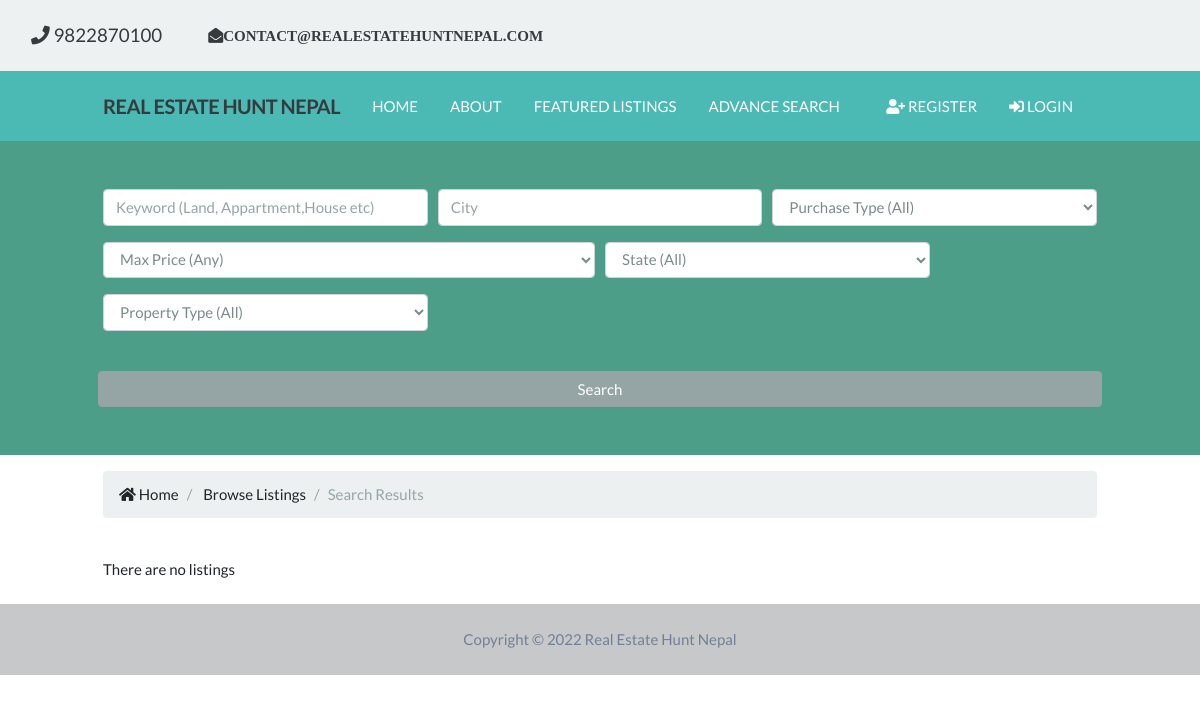
Page /listing/search on the earlier database version.
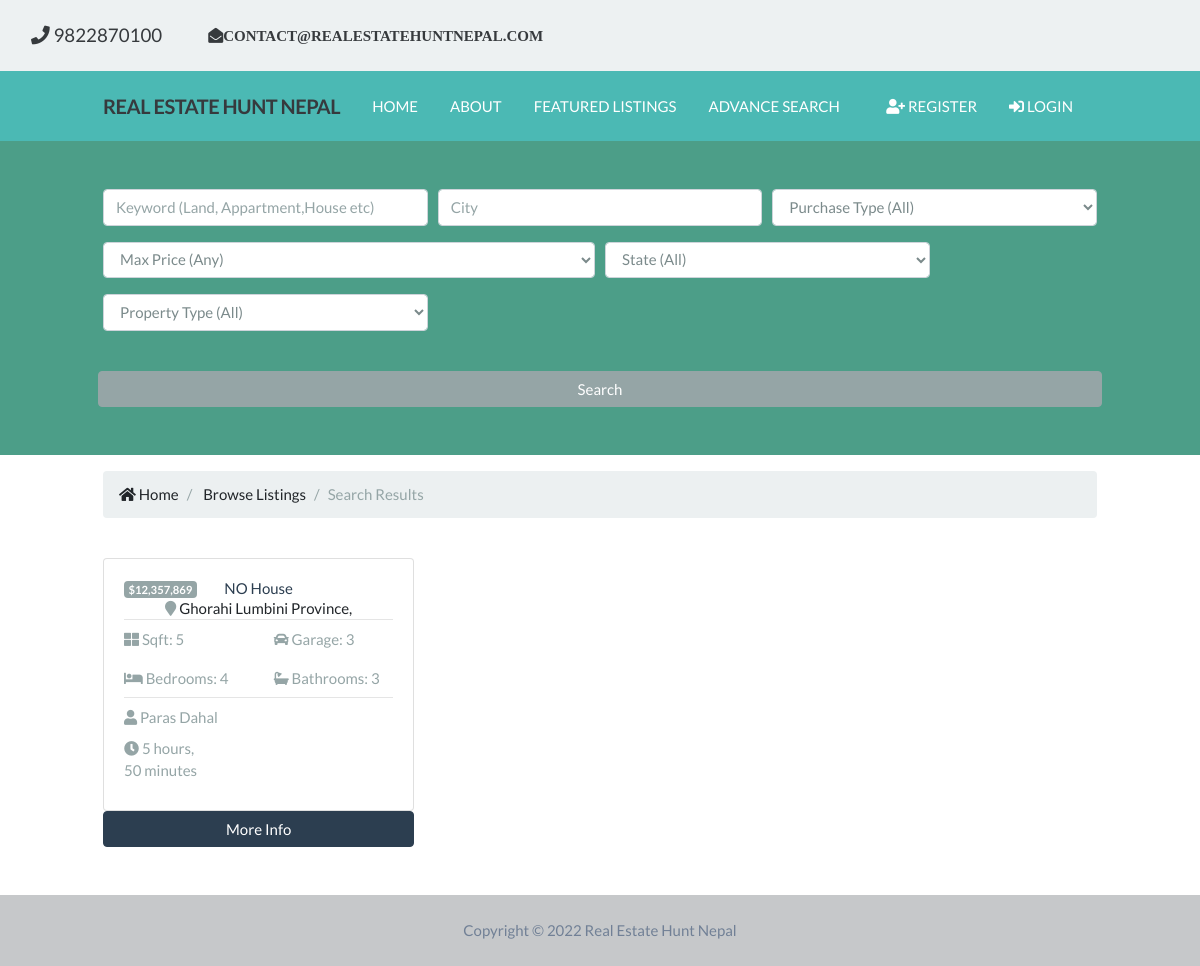
Same page on the later database version.
### appartment_listing/models.py (models this page shows, shortened)
class Listings(models.Model):
    listing_id = models.AutoField(
        verbose_name='ID',
        primary_key=True,
    )
    realtor_id = models.ForeignKey(Realtors, on_delete=models.DO_NOTHING)
    listing_title = models.CharField(
        max_length=100,
        verbose_name='Title',
    )
    state = models.CharField(max_length=100, verbose_name='State')
    district = models.CharField(max_length=100, verbose_name='District')
    city = models.CharField(max_length=100, verbose_name='City')
    description = models.TextField(blank=True, verbose_name='Description')
    price = models.DecimalField(
        verbose_name='Price', max_digits=15, decimal_places=5)
    purchaseType = models.CharField(
        max_length=8, default='Buy', verbose_name='PurchaseType')
    propertyType = models.CharField(
        max_length=15, default='House', verbose_name='PropertyType')
    bedroom = models.IntegerField(
        verbose_name='Bedroom', default=None, blank=True, null=True)
    bathroom = models.IntegerField(
        verbose_name='Bathroom', default=None, blank=True, null=True)
    garage = models.IntegerField(
        verbose_name='Garage', default=None, blank=True, null=True)
    sqft = models.IntegerField(
        verbose_name='Sqft', default=None, blank=True, null=True)
    photo_main = models.ImageField(
        upload_to='photos/%Y/%m/%d/', verbose_name='Main Photo', default=None, blank=True, null=True)
    is_published = models.BooleanField(default=True, verbose_name='Published')
    list_date = models.DateTimeField(
        default=datetime.now, blank=True, verbose_name='List Date')
    class Meta():
        verbose_name = 'Listing'
        verbose_name_plural = 'Listings'

### realtor/models.py (models this page shows, shortened)
class Realtors(models.Model):
    realtor_id = models.BigAutoField(primary_key=True)
    first_name = models.CharField(
        max_length=200, verbose_name='First Name')
    last_name = models.CharField(
        max_length=200, verbose_name='Last Name')
    photo = models.ImageField(
        verbose_name='Realtor Photo', upload_to='realtor/%Y/%m/%d/')
    description = models.TextField(blank=True, verbose_name='Description')
    phone = models.CharField(max_length=50, verbose_name='Phone Number')
    email = models.EmailField(verbose_name='EMAIL')
    is_mvp = models.BooleanField(default=False, verbose_name='MVP')
    hire_date = models.DateTimeField(default=datetime.now, blank=True)
    created_at = models.DateTimeField(
        verbose_name='Created At', editable=False)
    updated_at = models.DateTimeField(
        verbose_name='Updated At', editable=False)
    class Meta:
        verbose_name = 'Realtor'
        verbose_name_plural = 'Realtors'
    def __str__(self):
        return self.first_name + ' ' + self.last_name

### appartment_listing/views.py (the view)
# urls.py: path('search', views.search, name='search'),
def search(request):
    title = 'Search Result'
    template = 'listing/search.html'
    queryset_list = Listings.objects.order_by('-list_date')
    if 'keywords' in request.GET:
        keywords = request.GET['keywords']
        if keywords:
            queryset_list = queryset_list.filter(
                description__icontains=keywords)
    if 'city' in request.GET:
        city = request.GET['city']
        if city:
            queryset_list = queryset_list.filter(
                city__iexact=city)
    if 'state' in request.GET:
        state = request.GET['state']
        if state:
            queryset_list = queryset_list.filter(
                state__iexact=state)
    if 'purchaseType' in request.GET:
        purchaseType = request.GET['purchaseType']
        if purchaseType:
            queryset_list = queryset_list.filter(
                purchaseType__iexact=purchaseType)
    if 'propertyType' in request.GET:
        propertyType = request.GET['propertyType']
        if propertyType:
            queryset_list = queryset_list.filter(
                propertyType__iexact=propertyType)
    if 'price' in request.GET:
        price = request.GET['price']
        if price:
            queryset_list = queryset_list.filter(
                price__lte=price)
    context = {'title': title,
               'listings': queryset_list,
               'state_choices': state_choices,
               'purchase_choices': purchase_choices,
               'property_choices': property_choices,
               'price_choices': price_choices,
               }
    return render(request, template, context)

### appartment_listing/templates/listing/search.html (shortened to what the changed rows need)
{% extends 'header/base.html' %}
{% load static %}
{% load humanize %}
{% block content %}
<section id="listings" class="py-4">
  <div class="container">
    <div class="row">
      {% if listings %} {% for listing in listings %}
      <div class="col-md-6 col-lg-4 mb-4">
        <div class="card">
          <div class="card-img-overlay">
            <h2>
              <span class="badge badge-secondary text-white"
                >${{listing.price | floatformat:0 | intcomma}}</span
              >
            </h2>
          </div>
          <div class="card-body">
            <div class="listing-heading text-center">
              <h4 class="text-primary">{{listing.listing_title}}</h4>
              <p>
                <i class="fas fa-map-marker text-secondary"></i>
                {{listing.city}} {{listing.state}}, {{listing.zipcode}}
              </p>
            </div>
            <hr />
            <div class="row py-2 text-secondary">
              <div class="col-6">
                <i class="fas fa-th-large"></i> Sqft: {{listing.sqft}}
              </div>
              <div class="col-6">
                <i class="fas fa-car"></i> Garage: {{listing.garage}}
              </div>
            </div>
            <div class="row py-2 text-secondary">
              <div class="col-6">
                <i class="fas fa-bed"></i> Bedrooms: {{listing.bedroom}}
              </div>
              <div class="col-6">
                <i class="fas fa-bath"></i> Bathrooms: {{listing.bathroom}}
              </div>
            </div>
            <hr />
            <div class="row py-2 text-secondary">
              <div class="col-12">
                <i class="fas fa-user"></i> {{listing.realtor_id}}
              </div>
            </div>
            <div class="row text-secondary pb-2">
              <div class="col-6">
                <i class="fas fa-clock"></i> {{ listing.list_date | timesince }}
              </div>
            </div>
          </div>
        </div>
        <a
              href="{% url 'listing:detail' listing.listing_id %}"
              class="btn btn-primary btn-block"
              >More Info</a
            >
      </div>
      {% endfor %} {% else %}
      <div class="col-md-12">
        <p>There are no listings</p>
      </div>
      {% endif %}
    </div>
  </div>
</section>
{% endblock %}

Differences in the rows shown:
added Listings: price "12,357,869", listing_title "NO House", city "Ghorahi", state "Lumbini Province", sqft "5", garage "3", bedroom "4", bathroom "3", realtor_id "Paras Dahal", list_date "5 hours, 50 minutes"
Other differences:
text no longer shown: "There are no listings"
